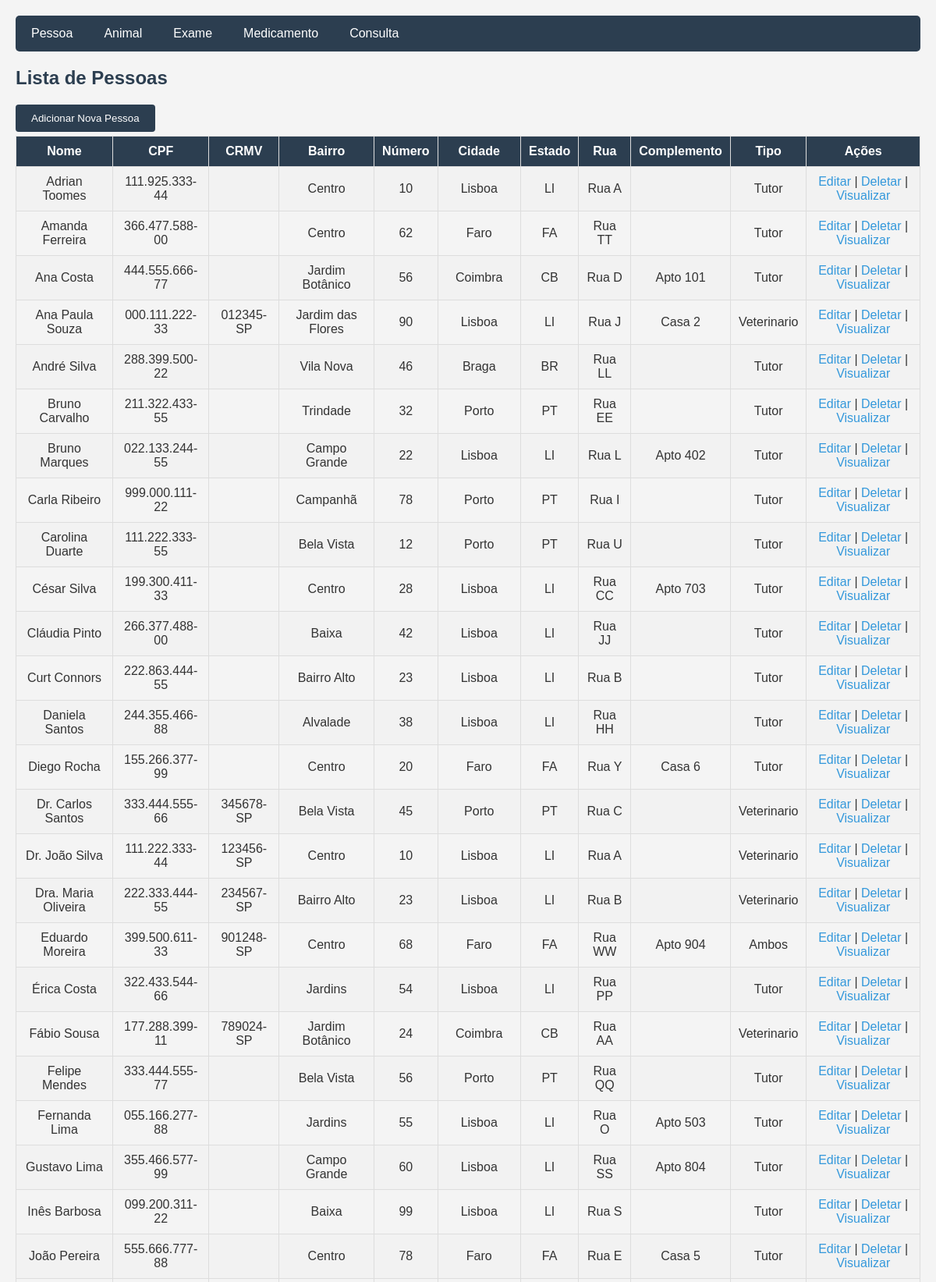
The page /Pessoa/index.php (upper part) on the database its author committed.
### tables this page shows
CREATE TABLE IF NOT EXISTS Pessoa (
    idPessoa INT NOT NULL AUTO_INCREMENT PRIMARY KEY,
    CRMV VARCHAR(20) NULL,
    CPF VARCHAR(14) NOT NULL,
    nome VARCHAR(60) NOT NULL,
    bairro VARCHAR(60) NOT NULL,
    numero INT NOT NULL,
    cidade VARCHAR(60) NOT NULL,
    estado VARCHAR(60) NOT NULL,
    rua VARCHAR(60) NOT NULL,
    complemento VARCHAR(10) NULL,
    tipo ENUM('Veterinario', 'Tutor', 'Ambos') NOT NULL DEFAULT 'Tutor',
    UNIQUE INDEX CRMV_UNIQUE (CRMV ASC) VISIBLE,
    UNIQUE INDEX CPF_UNIQUE (CPF ASC) VISIBLE);

### Pessoa/index.php (the view, shortened to what this page needs)
<?php
    include '../config.php';
    $sql = "SELECT * FROM Pessoa ORDER BY nome";
    $result = $conn->query($sql);
?>
<!DOCTYPE html>
<html>
<head>
    <link rel="stylesheet" type="text/css" href="../styles.css">
</head>
<body>
    <div class="navbar">
        <a href="index.php">Pessoa</a>
        <a href="../Animal/index.php">Animal</a>
        <a href="../Exame/index.php">Exame</a>
        <a href="../Medicamento/index.php">Medicamento</a>
        <a href="../Consulta/index.php">Consulta</a>
    </div>
    <h2>Lista de Pessoas</h2>
    <button><a href="create.php">Adicionar Nova Pessoa</a></button>
    <table border="1">
        <tr>
            <th>Nome</th>
            <th>CPF</th>
            <th>CRMV</th>
            <th>Bairro</th>
            <th>Número</th>
            <th>Cidade</th>
            <th>Estado</th>
            <th>Rua</th>
            <th>Complemento</th>
            <th>Tipo</th>
            <th>Ações</th>
        </tr>
        <?php
        if ($result->num_rows > 0) {
            while($row = $result->fetch_assoc()) {
                echo "<tr>";
                echo "<td>" . $row["nome"]. "</td>";
                echo "<td>" . $row["CPF"]. "</td>";
                echo "<td>" . $row["CRMV"]. "</td>";
                echo "<td>" . $row["bairro"]. "</td>";
                echo "<td>" . $row["numero"]. "</td>";
                echo "<td>" . $row["cidade"]. "</td>";
                echo "<td>" . $row["estado"]. "</td>";
                echo "<td>" . $row["rua"]. "</td>";
                echo "<td>" . $row["complemento"]. "</td>";
                echo "<td>" . $row["tipo"]. "</td>";
                echo "<td><a href='update.php?idPessoa=" . $row["idPessoa"] . "'>Editar</a> | ";
                echo "<a href='#' onclick='confirmDelete(" . $row["idPessoa"] . ")'>Deletar</a> | ";
                echo "<a href='visualizar.php?idPessoa= " . $row["idPessoa"] . " '>Visualizar</a> </td>";
                echo "</tr>";
            }
        } else {
            echo "<tr><td colspan='12'>Nenhuma pessoa encontrada</td></tr>";
        }
        ?>
    </table>
</body>
</html>

### styles.css (style rules this page uses)
body { font-family: Arial, sans-serif; background-color: #f4f4f4; margin: 0; padding: 20px; color: #333; }
h2 { color: #2c3e50; }
table { width: 100%; border-collapse: collapse; margin-bottom: 20px; }
table, th, td { border: 1px solid #ddd; }
th, td { padding: 10px; text-align: left; text-align: center; vertical-align: middle; }
th { background-color: #2c3e50; color: white; }
tr:nth-child(even) { background-color: #f2f2f2; }
a { color: #3498db; text-decoration: none; }
.navbar { background-color: #2c3e50; overflow: hidden; border-radius: 5px; margin-bottom: 20px; }
.navbar a { float: left; display: block; color: white; text-align: center; padding: 14px 20px; text-decoration: none; }
button { background-color: #2c3e50; padding: 10px 20px; border: none; border-radius: 4px; margin-bottom: 5px; }
button a { color: white; }

### rows shown on the page
pessoa: nome "Adrian Toomes", CPF "111.925.333-44", bairro "Centro", numero "10", cidade "Lisboa", estado "LI", rua "Rua A", tipo "Tutor"
pessoa: nome "Amanda Ferreira", CPF "366.477.588-00", bairro "Centro", numero "62", cidade "Faro", estado "FA", rua "Rua TT", tipo "Tutor"
pessoa: nome "Ana Costa", CPF "444.555.666-77", bairro "Jardim Botânico", numero "56", cidade "Coimbra", estado "CB", rua "Rua D", complemento "Apto 101", tipo "Tutor"
pessoa: nome "Ana Paula Souza", CPF "000.111.222-33", CRMV "012345-SP", bairro "Jardim das Flores", numero "90", cidade "Lisboa", estado "LI", rua "Rua J", complemento "Casa 2", tipo "Veterinario"
pessoa: nome "André Silva", CPF "288.399.500-22", bairro "Vila Nova", numero "46", cidade "Braga", estado "BR", rua "Rua LL", tipo "Tutor"
pessoa: nome "Bruno Carvalho", CPF "211.322.433-55", bairro "Trindade", numero "32", cidade "Porto", estado "PT", rua "Rua EE", tipo "Tutor"
pessoa: nome "Bruno Marques", CPF "022.133.244-55", bairro "Campo Grande", numero "22", cidade "Lisboa", estado "LI", rua "Rua L", complemento "Apto 402", tipo "Tutor"
pessoa: nome "Carla Ribeiro", CPF "999.000.111-22", bairro "Campanhã", numero "78", cidade "Porto", estado "PT", rua "Rua I", tipo "Tutor"
pessoa: nome "Carolina Duarte", CPF "111.222.333-55", bairro "Bela Vista", numero "12", cidade "Porto", estado "PT", rua "Rua U", tipo "Tutor"
pessoa: nome "César Silva", CPF "199.300.411-33", bairro "Centro", numero "28", cidade "Lisboa", estado "LI", rua "Rua CC", complemento "Apto 703", tipo "Tutor"
pessoa: nome "Cláudia Pinto", CPF "266.377.488-00", bairro "Baixa", numero "42", cidade "Lisboa", estado "LI", rua "Rua JJ", tipo "Tutor"
pessoa: nome "Curt Connors", CPF "222.863.444-55", bairro "Bairro Alto", numero "23", cidade "Lisboa", estado "LI", rua "Rua B", tipo "Tutor"
pessoa: nome "Daniela Santos", CPF "244.355.466-88", bairro "Alvalade", numero "38", cidade "Lisboa", estado "LI", rua "Rua HH", tipo "Tutor"
pessoa: nome "Diego Rocha", CPF "155.266.377-99", bairro "Centro", numero "20", cidade "Faro", estado "FA", rua "Rua Y", complemento "Casa 6", tipo "Tutor"
pessoa: nome "Dr. Carlos Santos", CPF "333.444.555-66", CRMV "345678-SP", bairro "Bela Vista", numero "45", cidade "Porto", estado "PT", rua "Rua C", tipo "Veterinario"
pessoa: nome "Dr. João Silva", CPF "111.222.333-44", CRMV "123456-SP", bairro "Centro", numero "10", cidade "Lisboa", estado "LI", rua "Rua A", tipo "Veterinario"
pessoa: nome "Dra. Maria Oliveira", CPF "222.333.444-55", CRMV "234567-SP", bairro "Bairro Alto", numero "23", cidade "Lisboa", estado "LI", rua "Rua B", tipo "Veterinario"
pessoa: nome "Eduardo Moreira", CPF "399.500.611-33", CRMV "901248-SP", bairro "Centro", numero "68", cidade "Faro", estado "FA", rua "Rua WW", complemento "Apto 904", tipo "Ambos"
pessoa: nome "Érica Costa", CPF "322.433.544-66", bairro "Jardins", numero "54", cidade "Lisboa", estado "LI", rua "Rua PP", tipo "Tutor"
pessoa: nome "Fábio Sousa", CPF "177.288.399-11", CRMV "789024-SP", bairro "Jardim Botânico", numero "24", cidade "Coimbra", estado "CB", rua "Rua AA", tipo "Veterinario"
pessoa: nome "Felipe Mendes", CPF "333.444.555-77", bairro "Bela Vista", numero "56", cidade "Porto", estado "PT", rua "Rua QQ", tipo "Tutor"
pessoa: nome "Fernanda Lima", CPF "055.166.277-88", bairro "Jardins", numero "55", cidade "Lisboa", estado "LI", rua "Rua O", complemento "Apto 503", tipo "Tutor"
pessoa: nome "Gustavo Lima", CPF "355.466.577-99", bairro "Campo Grande", numero "60", cidade "Lisboa", estado "LI", rua "Rua SS", complemento "Apto 804", tipo "Tutor"
pessoa: nome "Inês Barbosa", CPF "099.200.311-22", bairro "Baixa", numero "99", cidade "Lisboa", estado "LI", rua "Rua S", tipo "Tutor"
pessoa: nome "João Pereira", CPF "555.666.777-88", bairro "Centro", numero "78", cidade "Faro", estado "FA", rua "Rua E", complemento "Casa 5", tipo "Tutor"
